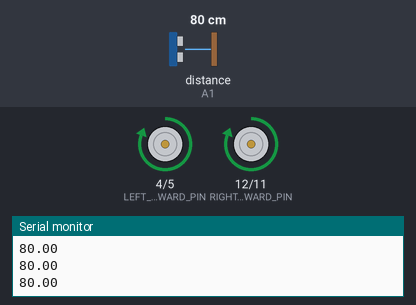
The sketch below on a simulated Arduino Uno, built with avr-gcc and run on an emulated ATmega328P. On the bench: motor-driver pin pairs drawn as motors (green arrow = first pin HIGH = forward, orange = second pin HIGH = backward, longer = more drive, scaled by the enable pin), the last lines printed to the serial monitor. Inputs (shaded band) come from the test bench; at power-on: distance to the obstacle (sensor on A1) 80 cm. The echo pulse lasts 58.3 µs per cm; random numbers use the default seed unless the sketch sets one.

Above: at 1.2 s.
1.3 s: distance to the obstacle (sensor on A1) set to 26 cm
2.8 s: distance to the obstacle (sensor on A1) set to 22 cm
At 3.6 s:
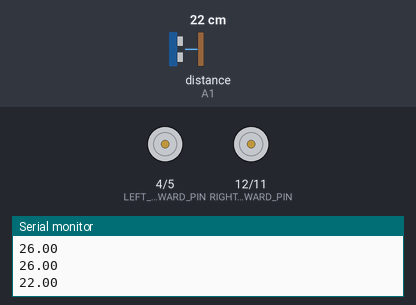
At 3.96 s:
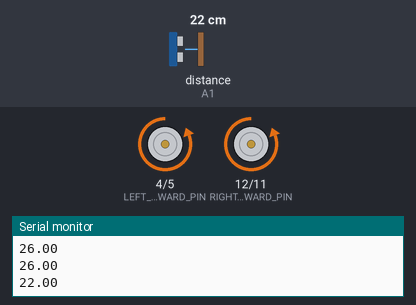
5.8 s: distance to the obstacle (sensor on A1) set to 35 cm
7.8 s: distance to the obstacle (sensor on A1) set to 2 cm
At 10.4 s:
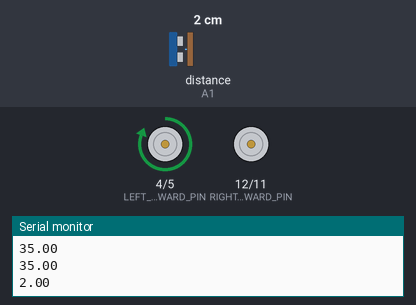
Timing chart, 0 to 22.1 s (numbered marks = the images above; inputs shaded):
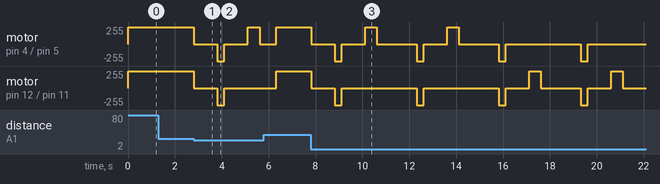

Measured:
- the behaviour switches between 25 and 24 cm on distance to the obstacle (sensor on A1) (found by bisection; images 0 and 1)

The sketch:

base_code.ino
```cpp
// Object-avoiding car implemented in Arduino.


#include <HCSR04.h>

// Ultrasonic sensor pins:
int TRIG = A0;
int ECHO = A1;

UltraSonicDistanceSensor ultrasonic(TRIG, ECHO);
float distance;

// Left motor
int LEFT_MOTOR_SPEED_PIN = 3; // enabler B
int LEFT_MOTOR_FORWARD_PIN = 4;
int LEFT_MOTOR_BACKWARD_PIN = 5;

// Right motor
int RIGHT_MOTOR_SPEED_PIN = 13; // enabler A
int RIGHT_MOTOR_FORWARD_PIN = 12;
int RIGHT_MOTOR_BACKWARD_PIN = 11;


void setup() {
    pinMode(LEFT_MOTOR_SPEED_PIN, OUTPUT);
    pinMode(LEFT_MOTOR_FORWARD_PIN, OUTPUT);
    pinMode(LEFT_MOTOR_BACKWARD_PIN, OUTPUT);
    pinMode(RIGHT_MOTOR_SPEED_PIN, OUTPUT);
    pinMode(RIGHT_MOTOR_FORWARD_PIN, OUTPUT);
    pinMode(RIGHT_MOTOR_BACKWARD_PIN, OUTPUT);

    Serial.begin(9600);

    digitalWrite(LEFT_MOTOR_SPEED_PIN, HIGH);
    digitalWrite(RIGHT_MOTOR_SPEED_PIN, HIGH);
}

void loop() {

    distance = ultrasonic.measureDistanceCm(); // Use 'CM' for centimeters or 'INC' for inches
    Serial.println(distance);

    if (distance > -1 && distance < 25) {
        stop();
        delay(1000);
        goBackward();
        delay(300);
        stop();
        delay(1000);
      // randomly decide to go left or right:
        if (random(0, 2) == 0) {
            goLeft();
        } else {
            goRight();
        }

        delay(500);
        stop();
        delay(700);
    } else {
        goForward();
    }
}

void goForward() {
    digitalWrite(LEFT_MOTOR_FORWARD_PIN, HIGH);
    digitalWrite(LEFT_MOTOR_BACKWARD_PIN, LOW);
    digitalWrite(RIGHT_MOTOR_FORWARD_PIN, HIGH);
    digitalWrite(RIGHT_MOTOR_BACKWARD_PIN, LOW);
}

void goBackward() {
    digitalWrite(LEFT_MOTOR_FORWARD_PIN, LOW);
    digitalWrite(LEFT_MOTOR_BACKWARD_PIN, HIGH);
    digitalWrite(RIGHT_MOTOR_FORWARD_PIN, LOW);
    digitalWrite(RIGHT_MOTOR_BACKWARD_PIN, HIGH);
}

void stop() {
    digitalWrite(LEFT_MOTOR_FORWARD_PIN, LOW);
    digitalWrite(LEFT_MOTOR_BACKWARD_PIN, LOW);
    digitalWrite(RIGHT_MOTOR_FORWARD_PIN, LOW);
    digitalWrite(RIGHT_MOTOR_BACKWARD_PIN, LOW);
}

void goRight() {
    digitalWrite(LEFT_MOTOR_FORWARD_PIN, HIGH);
    digitalWrite(LEFT_MOTOR_BACKWARD_PIN, LOW);
    digitalWrite(RIGHT_MOTOR_FORWARD_PIN, LOW);
    digitalWrite(RIGHT_MOTOR_BACKWARD_PIN, LOW);
}

void goLeft() {
    digitalWrite(LEFT_MOTOR_FORWARD_PIN, LOW);
    digitalWrite(LEFT_MOTOR_BACKWARD_PIN, LOW);
    digitalWrite(RIGHT_MOTOR_FORWARD_PIN, HIGH);
    digitalWrite(RIGHT_MOTOR_BACKWARD_PIN, LOW);
}
```
